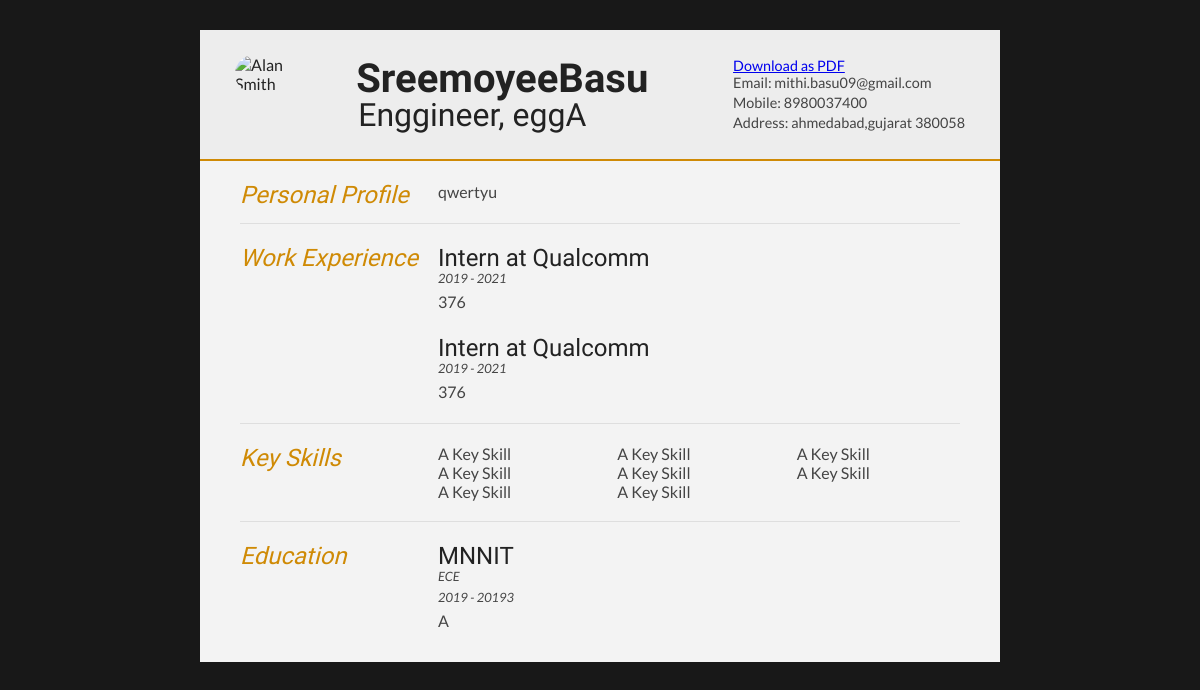
/addcv/madecv/, run on the app's committed database.
### addcv/models.py (models this page shows, shortened)
class person(models.Model):
    firstname=models.CharField(max_length=20, null=True)
    lastname=models.CharField(max_length=20, null=True)
    profession=models.CharField(max_length=20, null=True)
    title=models.CharField(max_length=20, null=True)
    city=models.CharField(max_length=30, null=True)
    state=models.CharField(max_length=30, null=True)
    pincode=models.IntegerField( null=True)
    phoneno=models.IntegerField( null=True)
    emailid=models.EmailField( null=True)
    profile=models.TextField(max_length=100, null=True)

class experience(models.Model):
    company=models.CharField(max_length=40)
    startingyear=models.IntegerField()
    endingyear=models.IntegerField()
    post=models.CharField(max_length=20)
    details=models.TextField(max_length=200)

class education(models.Model):
    institute=models.CharField(max_length=40)
    startingyear=models.IntegerField()
    endingyear=models.IntegerField()
    grade=models.CharField(max_length=4)
    course=models.CharField(max_length=20)

### addcv/views.py (the view)
# urls.py: path('',views.createcv, name='create-cv-page'),    #createcv page
def cv(request):
    context = {
        'persons': person.objects.all(),
        'experiences': experience.objects.all(),
        'educations' : education.objects.all()
    }
    return render(request, 'resumes/2/index.html', context)

### addcv/templates/resumes/2/index.html (shortened to what this page needs)
{% load static %}
<!DOCTYPE html>
<html>
<head>
<link rel="stylesheet" type="text/css" href="{% static 'style.css'%}">
</head>
<body id="top">
<div id="cv" class="instaFade" contenteditable="true">
	<div class="mainDetails">
		<div id="headshot" class="quickFade">
			<img src="" alt="Alan Smith" />
		</div>
	{% for person in persons %}
		<div id="name" >
			<h1 class="quickFade delayTwo">{{person.firstname}}{{person.lastname}}</h1>
			<h2 class="quickFade delayThree">{{person.profession}}, {{person.title}}</h2>
		</div>
		<div id="contactDetails" class="quickFade delayFour">
			<ul>
			    <a href="{% url 'export-pdf' %}" class="btn btn-info">Download as PDF</a>
				<li>Email: <a href="mailto:{{email}}" target="_blank">{{person.emailid}}</a></li>
				<li>Mobile: {{person.phoneno}}</li>
				<li>Address: {{person.city}},{{person.state}}
											{{person.pincode}}
				</li>
			</ul>
		</div>
	</div>
	<div id="mainArea" class="quickFade delayFive">
		<section>
			<article>
				<div class="sectionTitle">
					<h1>Personal Profile</h1>
				</div>
				<div class="sectionContent">
					<p>{{person.profile}}</p>
				</div>
			</article>
		</section>
		{% endfor %}
		<section>
			<div class="sectionTitle">
				<h1>Work Experience</h1>
			</div>
			{% for experience in experiences %}
			<div class="sectionContent">
				<article>
					<h2>{{experience.post}} at {{experience.company}}</h2>
					<p class="subDetails">{{experience.startingyear}} - {{experience.endingyear}}</p>
					<p>{{experience.details}}</p>
				</article>
			</div>
				{% endfor %}
		</section>
		<section>
			<div class="sectionTitle">
				<h1>Key Skills</h1>
			</div>
			<div class="sectionContent">
				<ul class="keySkills">
					<li>A Key Skill</li>
					<li>A Key Skill</li>
					<li>A Key Skill</li>
					<li>A Key Skill</li>
					<li>A Key Skill</li>
					<li>A Key Skill</li>
					<li>A Key Skill</li>
					<li>A Key Skill</li>
				</ul>
			</div>
		</section>
		<section>
			<div class="sectionTitle">
				<h1>Education</h1>
			</div>
			{% for education in educations %}
			<div class="sectionContent">
				<article>
					<h2>{{education.institute}}</h2>
					<p class="subDetails">{{education.course}}</p>
					<p class="subDetails">{{education.startingyear}} - {{education.endingyear}}</p>
					<p>{{education.grade}}</p>
				</article>
			</div>
			{% endfor %}
		</section>
	</div>
</div>
</body>
</html>

### addcv/static/style.css (style rules this page uses)
html,body,div,span,object,iframe,h1,h2,h3,h4,h5,h6,p,blockquote,pre,abbr,address,cite,code,del,dfn,em,img,ins,kbd,q,samp,small,strong,sub,sup,var,b,i,dl,dt,dd,ol,ul,li,fieldset,form,label,legend,table,caption,tbody,tfoot,thead,tr,th,td,article,aside,canvas,details,figcaption,figure,footer,header,hgroup,menu,nav,section,summary,time,mark,audio,video { border:0; font:inherit; font-size:100%; margin:0; padding:0; vertical-align:baseline; }
article,aside,details,figcaption,figure,footer,header,hgroup,menu,nav,section { display:block; }
html, body { background: #181818; font-family: 'Lato', helvetica, arial, sans-serif; font-size: 16px; color: #222; }
p { font-size: 1em; line-height: 1.4em; margin-bottom: 20px; color: #444; }
#cv { width: 90%; max-width: 800px; background: #f3f3f3; margin: 30px auto; }
.mainDetails { padding: 25px 35px; border-bottom: 2px solid #cf8a05; background: #ededed; }
#name h1 { font-size: 2.5em; font-weight: 700; font-family: 'Rokkitt', Helvetica, Arial, sans-serif; margin-bottom: -6px; }
#name h2 { font-size: 2em; margin-left: 2px; font-family: 'Rokkitt', Helvetica, Arial, sans-serif; }
#mainArea { padding: 0 40px; }
#headshot { width: 12.5%; float: left; margin-right: 30px; }
#headshot img { width: 100%; height: auto; -webkit-border-radius: 50px; border-radius: 50px; }
#name { float: left; }
#contactDetails { float: right; }
#contactDetails ul { list-style-type: none; font-size: 0.9em; margin-top: 2px; }
#contactDetails ul li { margin-bottom: 3px; color: #444; }
#contactDetails ul li a, a[href^=tel] { color: #444; text-decoration: none; -webkit-transition: all .3s ease-in; -moz-transition: all .3s ease-in; -o-transition: all .3s ease-in; -ms-transition: all .3s ease-in; transition: all .3s ease-in; }
section { border-top: 1px solid #dedede; padding: 20px 0 0; }
section:first-child { border-top: 0; }
section:last-child { padding: 20px 0 10px; }
.sectionTitle { float: left; width: 25%; }
.sectionContent { float: right; width: 72.5%; }
.sectionTitle h1 { font-family: 'Rokkitt', Helvetica, Arial, sans-serif; font-style: italic; font-size: 1.5em; color: #cf8a05; }
.sectionContent h2 { font-family: 'Rokkitt', Helvetica, Arial, sans-serif; font-size: 1.5em; margin-bottom: -2px; }
.subDetails { font-size: 0.8em; font-style: italic; margin-bottom: 3px; }
.keySkills { list-style-type: none; -moz-column-count:3; -webkit-column-count:3; column-count:3; margin-bottom: 20px; font-size: 1em; color: #444; }
.instaFade { -webkit-animation-name: reset, fade-in; -webkit-animation-duration: 1.5s; -webkit-animation-timing-function: ease-in; -moz-animation-name: reset, fade-in; -moz-animation-duration: 1.5s; -moz-animation-timing-function: ease-in; animation-name: reset, fade-in; animation-duration: 1.5s; animation-timing-function: ease-in; }
.quickFade { -webkit-animation-name: reset, fade-in; -webkit-animation-duration: 2.5s; -webkit-animation-timing-function: ease-in; -moz-animation-name: reset, fade-in; -moz-animation-duration: 2.5s; -moz-animation-timing-function: ease-in; animation-name: reset, fade-in; animation-duration: 2.5s; animation-timing-function: ease-in; }
.delayTwo { -webkit-animation-delay: 0, 1s; -moz-animation-delay: 0, 1s; animation-delay: 0, 1s; }
.delayThree { -webkit-animation-delay: 0, 1.5s; -moz-animation-delay: 0, 1.5s; animation-delay: 0, 1.5s; }
.delayFour { -webkit-animation-delay: 0, 2s; -moz-animation-delay: 0, 2s; animation-delay: 0, 2s; }
.delayFive { -webkit-animation-delay: 0, 2.5s; -moz-animation-delay: 0, 2.5s; animation-delay: 0, 2.5s; }

### data on the page
person: firstname "Sreemoyee", lastname "Basu", profession "Enggineer", title "eggA", emailid "mithi.basu09@gmail.com", phoneno "8980037400", city "ahmedabad", state "gujarat", pincode "380058", profile "qwertyu"
experience: post "Intern", company "Qualcomm", startingyear "2019", endingyear "2021", details "376"
experience: post "Intern", company "Qualcomm", startingyear "2019", endingyear "2021", details "376"
education: institute "MNNIT", course "ECE", startingyear "2019", endingyear "20193", grade "A"
